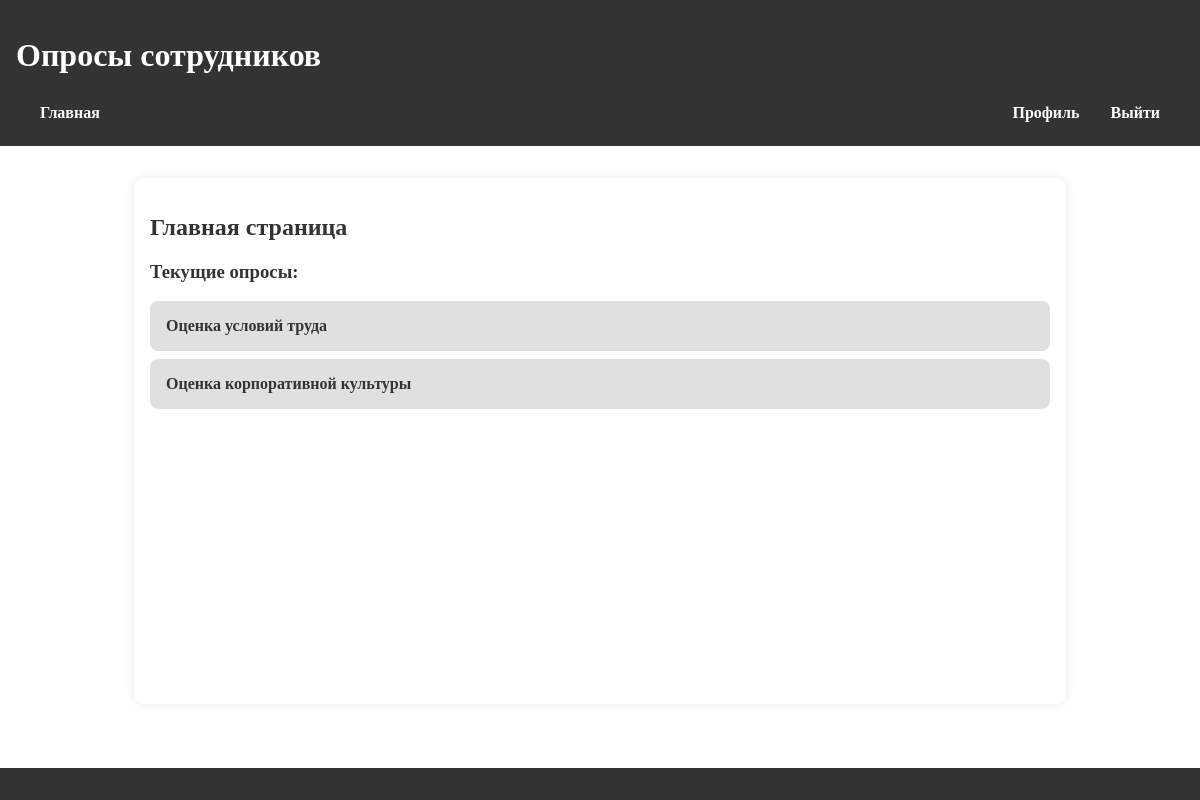
The page /home/ (signed in) on the database as committed earlier.
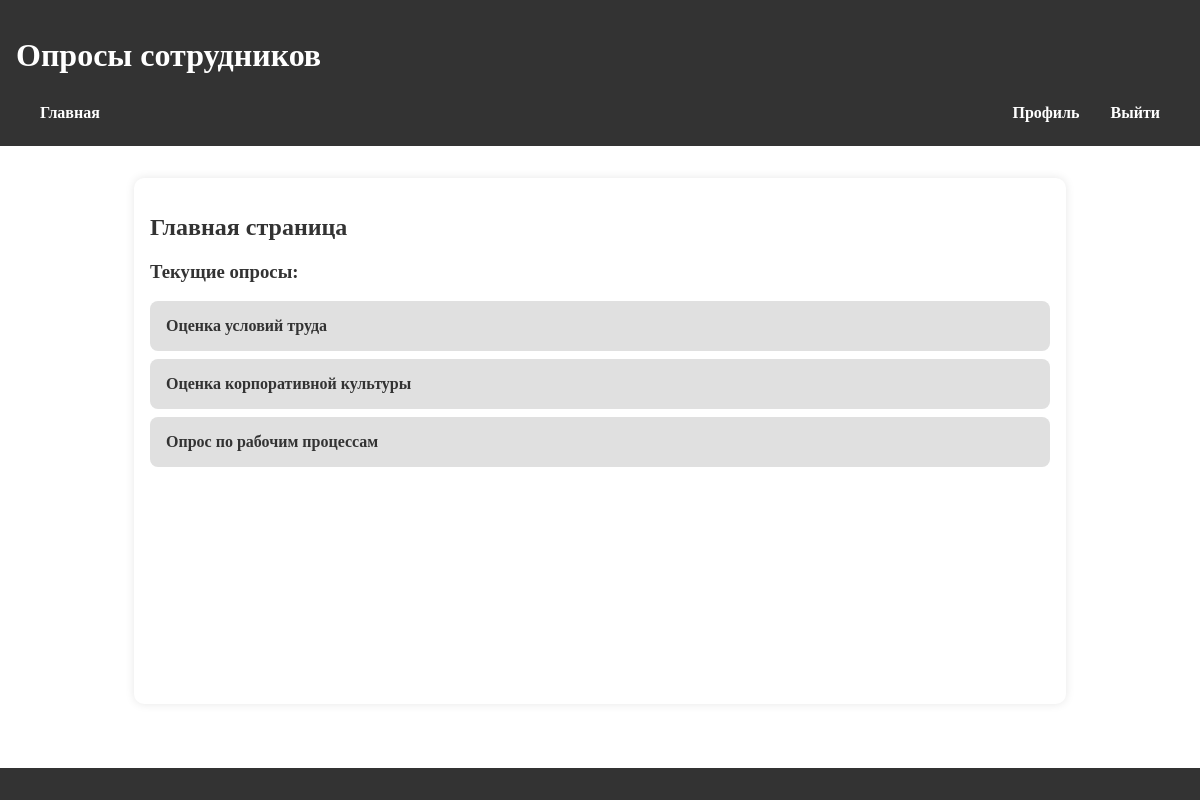
The same page on the database as committed later.
### polls/models.py (models this page shows, shortened)
class Survey(models.Model):
    name = models.CharField(max_length=100)  # Название опроса
    description = models.TextField()  # Описание опроса
    is_active = models.BooleanField(default=True)  # Статус (активен ли опрос)
    allow_anonymous = models.BooleanField(default=False)

### polls/views.py (the view)
# urls.py: path('home/', views.employee_home, name='employee_home'),  # путь для домашней страницы
@login_required
def employee_home(request):
    all_surveys = Survey.objects.filter(is_active=True)
    completed_survey_ids = Answer.objects.filter(user=request.user).values_list('survey_id', flat=True).distinct()
    available_surveys = all_surveys.exclude(id__in=completed_survey_ids)
    return render(request, 'registration/home.html', {'surveys': available_surveys})

### templates/registration/home.html (shortened to what this page needs)
<!DOCTYPE html>
<html lang="en">
<head>
</head>
<body>
  {% extends "base_generic.html" %}
  {% block content %}
  <h2>Главная страница</h2>
    <h3>Текущие опросы:</h3>
    {% if surveys %}
      <ul>
            {% for survey in surveys %}
                <li><a href="{% url 'survey_detail' survey.id %}">{{ survey.name }}</a></li>
            {% endfor %}
      </ul>
    {% else %}
      <p>На данный момент нет активных опросов.</p>
    {% endif %}
  {% endblock %}

Rows that differ between the two databases and show on the page:
added Survey: name "Опрос по рабочим процессам"
